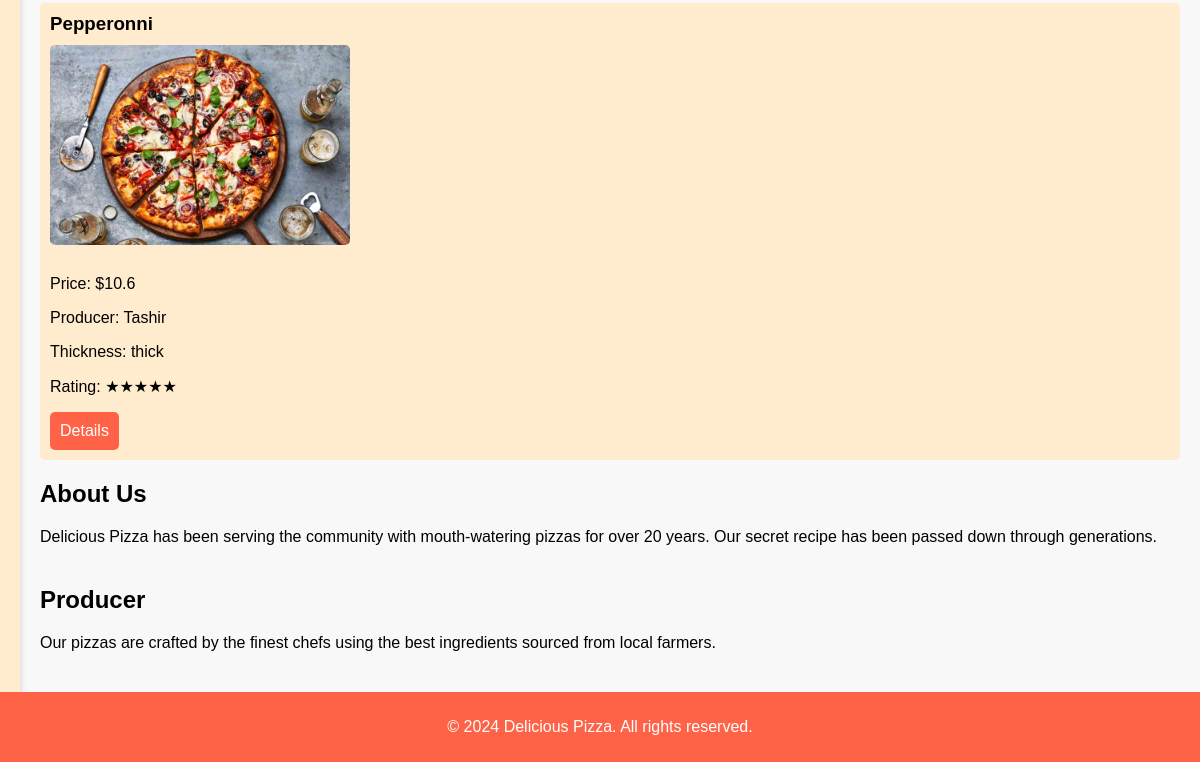
The app's page /search/ (lower part), older data.
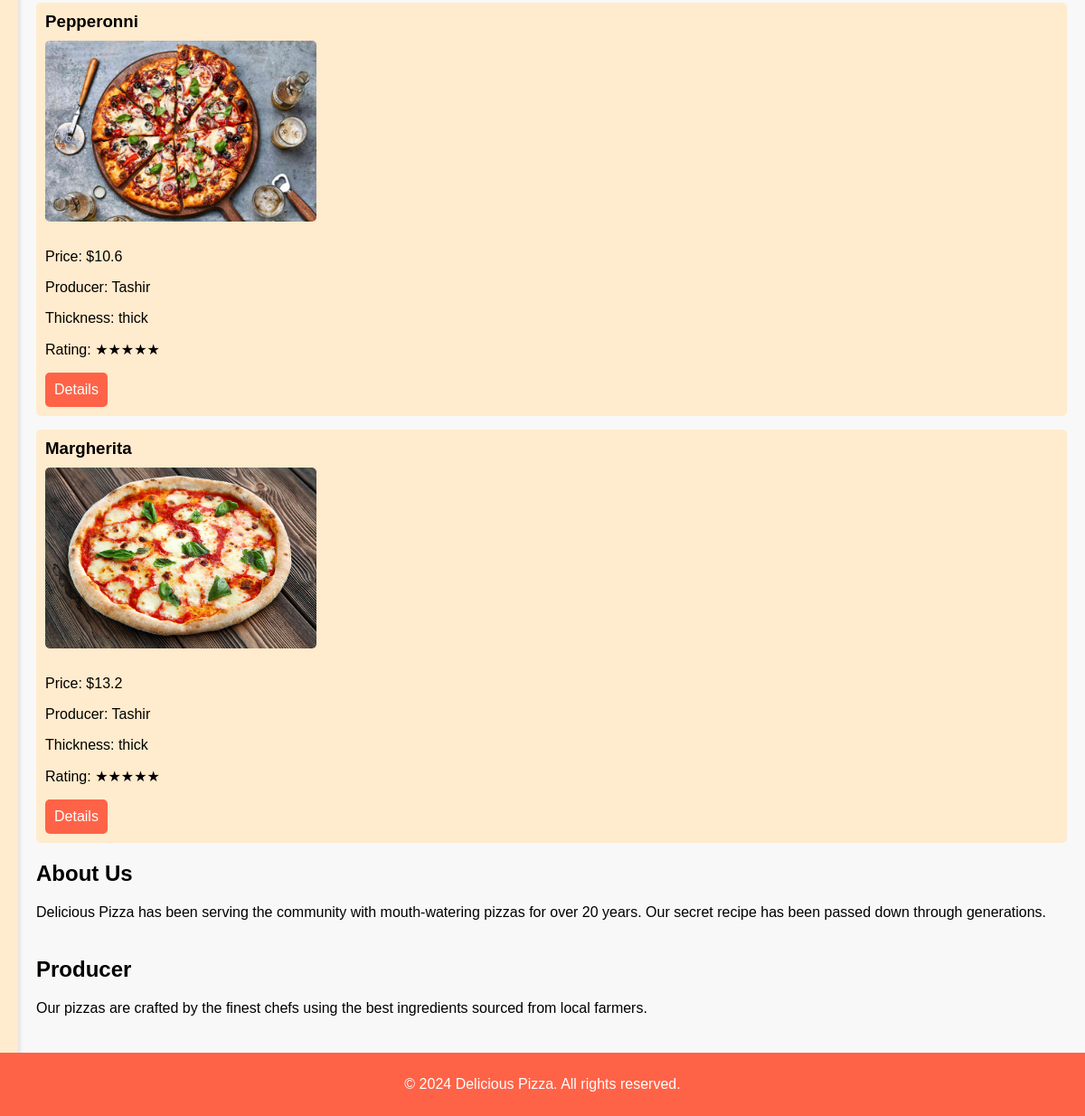
The same page, newer data.
### main_page/models.py (models this page shows, shortened)
class Pizzas(models.Model):
    title = models.CharField(max_length=50)
    producer = models.ForeignKey(Producers, on_delete=models.CASCADE, null=True, blank=True, related_name="pizzas")
    price = models.PositiveIntegerField(validators=[valid_price])
    description = models.TextField()
    rate = models.CharField(max_length=155, choices=RateChoice.choices, default="6.0")
    thick_type = models.CharField(max_length=155, choices=ThickTypeChoice.choices, default="classic")
    image = models.ImageField(upload_to=upload_pizza_image, null=True, blank=True)
    class Meta:
        verbose_name = "Pizza"
        verbose_name_plural = "Pizzas"

class Producers(models.Model):
    producer_name = models.CharField(max_length=155)
    description = models.TextField()
    rate = models.CharField(max_length=155, choices=RateChoice.choices)
    logo = models.ImageField(upload_to=upload_producer_logo_image, null=True, blank=True)
    def __str__(self):
        return self.producer_name
    class Meta:
        verbose_name = "Producer"
        verbose_name_plural = "Producers"

### main_page/views.py (the view)
# urls.py: path("search/", views.search, name="search"),
def search(request):
    search_data = request.GET.get("search_data")
    if search_data:
        pizzas = Pizzas.objects.filter(
            Q(title__icontains=search_data) | Q(description__icontains=search_data)
        )
        ctx = {"pizzas": pizzas, "search": search_data}
    else:
        ctx = {"pizzas": Pizzas.objects.all()}
    return render(request, "main_page/search.html", ctx)

### templates/main_page/search.html (shortened to what this page needs)
{% extends 'base.html' %}
{% block body %}
    <section id="pizzas">
        {% for pizza in pizzas %}
            <ul>
                <li>
                    <h3>{{ pizza.title }}</h3>
                    <img src="{{ pizza.image.url }}" alt="{{ pizza.title }}">
                    <p>Price: ${{ pizza.price }}</p>
                    <p>Producer: {{ pizza.producer }}</p>
                    <p>Thickness: {{ pizza.thick_type}}</p>
                    <p>Rating: {{ pizza.rate }}</p>
                    <a href="{% url 'main_page:pizza_detail' pizza.pk %}"><button class="details-btn">Details</button></a>
                </li>
            </ul>
        {% endfor %}
        <section id="about">
            <h2>About Us</h2>
            <p>Delicious Pizza has been serving the community with mouth-watering pizzas for over 20 years. Our secret recipe has been passed down through generations.</p>
        </section>
        <section id="producer">
            <h2>Producer</h2>
            <p>Our pizzas are crafted by the finest chefs using the best ingredients sourced from local farmers.</p>
        </section>
    </section>
{% endblock %}

Row changes from the older to the newer data that the page shows:
added Pizzas: title "Margherita", image (picture), price "13.2", producer "Tashir", thick_type "thick", rate "★★★★★"
